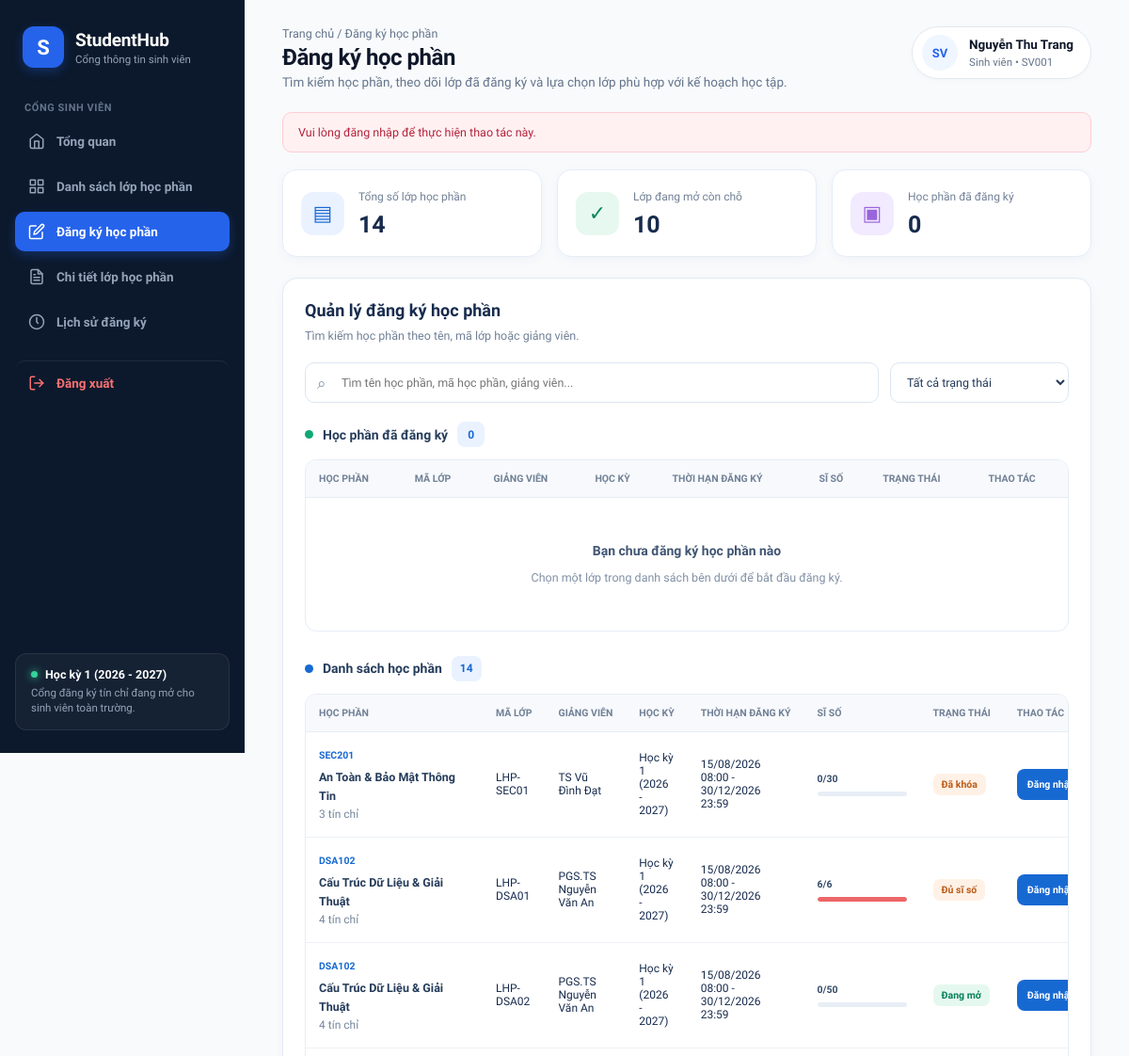
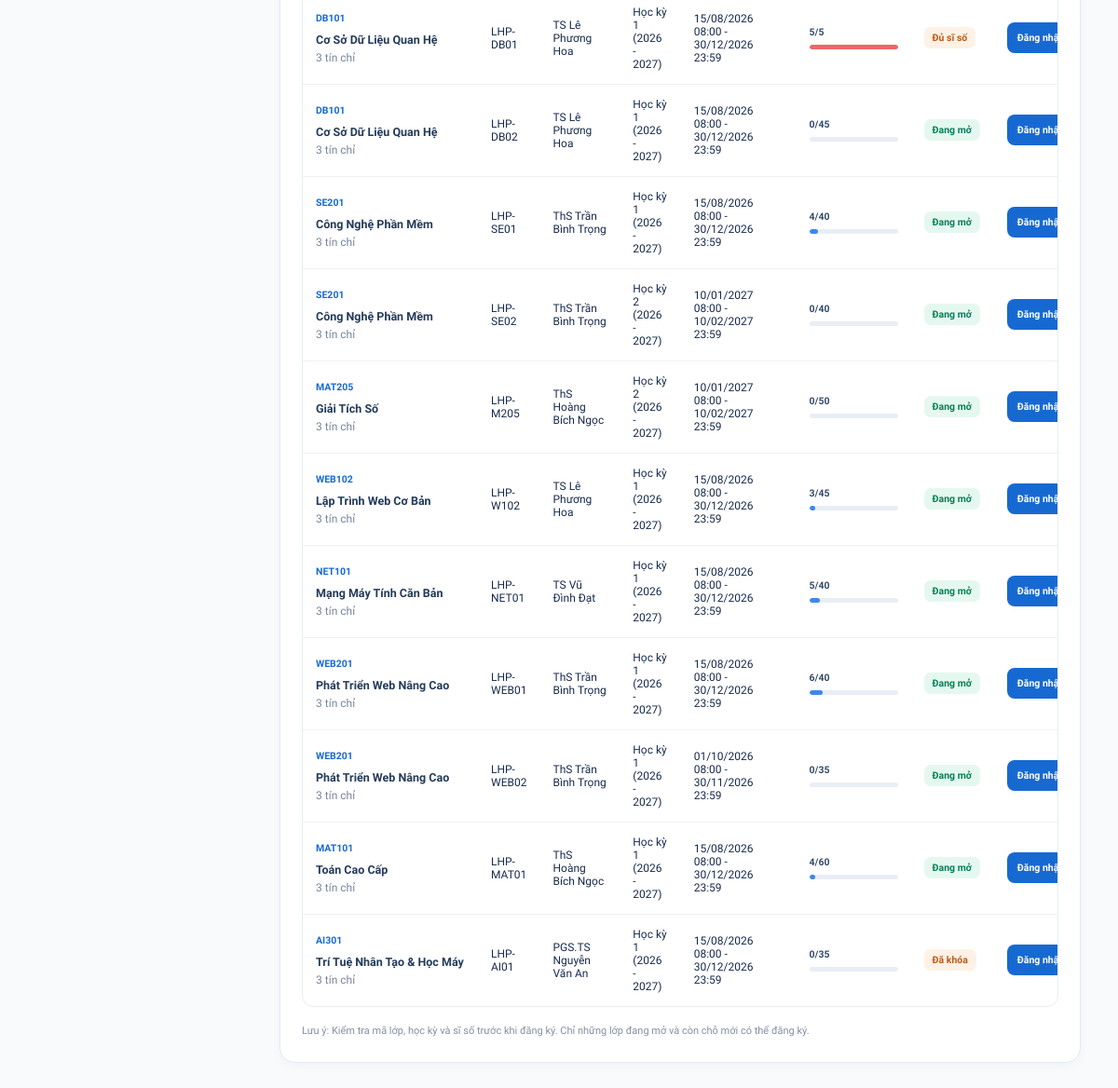
Page /public/trang_dang_ky_hoc.php?huy=chua_dang_nhap on the committed database (2 pictures, top to bottom).
### tables this page shows
CREATE TABLE `lop_hoc_phan` (
    `id` INT AUTO_INCREMENT PRIMARY KEY,
    `ma_lop` VARCHAR(50) NOT NULL,
    `hoc_phan_id` INT NOT NULL,
    `hoc_ky_id` INT NOT NULL,
    `giang_vien_id` INT NULL,
    `si_so_toi_da` INT NOT NULL DEFAULT 40,
    `trang_thai` ENUM('mo', 'khoa') NOT NULL DEFAULT 'mo',
    `thoi_gian_mo_rieng` DATETIME NULL,
    `thoi_gian_dong_rieng` DATETIME NULL,
    `lich_hoc` VARCHAR(100) NULL,
    `phong_hoc` VARCHAR(100) NULL,
    `ngay_tao` DATETIME NOT NULL DEFAULT CURRENT_TIMESTAMP,
    CONSTRAINT `uc_lop_ma_lop` UNIQUE (`ma_lop`),
    CONSTRAINT `chk_lop_si_so` CHECK (`si_so_toi_da` > 0),
    CONSTRAINT `fk_lop_hoc_phan` FOREIGN KEY (`hoc_phan_id`)
        REFERENCES `hoc_phan` (`id`) ON DELETE RESTRICT ON UPDATE CASCADE,
    CONSTRAINT `fk_lop_hoc_ky` FOREIGN KEY (`hoc_ky_id`)
        REFERENCES `hoc_ky` (`id`) ON DELETE RESTRICT ON UPDATE CASCADE,
    CONSTRAINT `fk_lop_giang_vien` FOREIGN KEY (`giang_vien_id`)
        REFERENCES `nguoi_dung` (`id`) ON DELETE SET NULL ON UPDATE CASCADE
);

CREATE TABLE `hoc_phan` (
    `id` INT AUTO_INCREMENT PRIMARY KEY,
    `ma_hoc_phan` VARCHAR(20) NOT NULL,
    `ten_hoc_phan` VARCHAR(150) NOT NULL,
    `so_tin_chi` INT NOT NULL,
    `loai_hoc_phan` ENUM('dai_cuong', 'co_so_nganh', 'chuyen_nganh') NOT NULL DEFAULT 'co_so_nganh',
    `hoc_phan_tien_quyet_id` INT NULL,
    `mo_ta` TEXT NULL,
    `dieu_kien_tien_quyet` VARCHAR(255) NOT NULL DEFAULT 'Không có',
    `ngay_tao` DATETIME NOT NULL DEFAULT CURRENT_TIMESTAMP,
    CONSTRAINT `uc_hoc_phan_ma` UNIQUE (`ma_hoc_phan`),
    CONSTRAINT `chk_hoc_phan_tin_chi` CHECK (`so_tin_chi` > 0),
    CONSTRAINT `fk_hoc_phan_tien_quyet` FOREIGN KEY (`hoc_phan_tien_quyet_id`)
        REFERENCES `hoc_phan` (`id`) ON DELETE SET NULL ON UPDATE CASCADE
);

CREATE TABLE `nguoi_dung` (
    `id` INT AUTO_INCREMENT PRIMARY KEY,
    `ten_dang_nhap` VARCHAR(50) NOT NULL,
    `mat_khau_hash` VARCHAR(255) NOT NULL,
    `ho_ten` VARCHAR(100) NOT NULL,
    `email` VARCHAR(100) NULL,
    `so_dien_thoai` VARCHAR(20) NULL,
    `vai_tro` ENUM('sinh_vien', 'giang_vien', 'admin') NOT NULL DEFAULT 'sinh_vien',
    `ngay_tao` DATETIME NOT NULL DEFAULT CURRENT_TIMESTAMP,
    CONSTRAINT `uc_nguoi_dung_username` UNIQUE (`ten_dang_nhap`)
);

CREATE TABLE `hoc_ky` (
    `id` INT AUTO_INCREMENT PRIMARY KEY,
    `ten_hoc_ky` VARCHAR(100) NOT NULL,
    `ngay_bat_dau` DATE NOT NULL,
    `ngay_ket_thuc` DATE NOT NULL,
    `thoi_gian_mo_dk` DATETIME NOT NULL,
    `thoi_gian_dong_dk` DATETIME NOT NULL,
    `trang_thai_dang_ky` TINYINT(1) NOT NULL DEFAULT 1,
    `ngay_tao` DATETIME NOT NULL DEFAULT CURRENT_TIMESTAMP
);

### public/trang_dang_ky_hoc.php (the view, shortened to what this page needs)
<?php
$sinhVienId = (int)($_SESSION['nguoi_dung_id'] ?? $_SESSION['user_id'] ?? 0);
if (!isset($pdo) || !($pdo instanceof PDO)) {
    try {
        $pdo = new PDO(
            'mysql:host=localhost;dbname=studenthub;charset=utf8mb4',
            'root',
            getenv('STUDENTHUB_DB_PASS') ?: '',
            [
                PDO::ATTR_ERRMODE => PDO::ERRMODE_EXCEPTION,
                PDO::ATTR_DEFAULT_FETCH_MODE => PDO::FETCH_ASSOC,
                PDO::ATTR_EMULATE_PREPARES => false
            ]
        );
    } catch (PDOException $e) {
        die('Không thể kết nối cơ sở dữ liệu StudentHub.');
    }
}
if (!function_exists('hienThi')) {
    function hienThi($value) {
        return htmlspecialchars((string)($value ?? ''), ENT_QUOTES, 'UTF-8');
    }
}
$danhSachLop = [];
$cacLopDaDangKy = [];
$thongBaoKetQua = '';
$loaiThongBaoKetQua = 'success';
if (isset($_GET['huy'])) {
    $ketQuaHuy = (string)$_GET['huy'];
    $thongBaoKetQua = match ($ketQuaHuy) {
        'thanh_cong' => 'Hủy đăng ký học phần thành công.',
        'khong_tim_thay_dang_ky' => 'Hủy đăng ký thất bại: không tìm thấy đăng ký đang hoạt động.',
        'chua_dang_nhap' => 'Vui lòng đăng nhập để thực hiện thao tác này.',
        'khong_co_quyen' => 'Bạn không có quyền hủy đăng ký học phần.',
        'yeu_cau_khong_hop_le' => 'Yêu cầu hủy đăng ký không hợp lệ.',
        'lop_khong_hop_le' => 'Mã lớp học phần không hợp lệ.',
        'loi_he_thong' => 'Hủy đăng ký thất bại do lỗi hệ thống. Vui lòng thử lại.',
        default => ''
    };
    $loaiThongBaoKetQua = $ketQuaHuy === 'thanh_cong' ? 'success' : 'error';
} elseif (isset($_GET['dangky'])) {
    $ketQuaDangKy = (string)$_GET['dangky'];
    $thongBaoKetQua = $ketQuaDangKy === 'thanh_cong'
        ? 'Đăng ký học phần thành công.'
        : 'Đăng ký học phần chưa thành công. Vui lòng kiểm tra điều kiện đăng ký.';
    $loaiThongBaoKetQua = $ketQuaDangKy === 'thanh_cong' ? 'success' : 'error';
}
if (!function_exists('thoiHanDangKy')) {
    function thoiHanDangKy(array $lop): string {
        $mo = !empty($lop['thoi_gian_mo_rieng']) ? $lop['thoi_gian_mo_rieng'] : ($lop['thoi_gian_mo_dk'] ?? null);
        $dong = !empty($lop['thoi_gian_dong_rieng']) ? $lop['thoi_gian_dong_rieng'] : ($lop['thoi_gian_dong_dk'] ?? null);
        $fmt = static function ($value) { return $value ? date('d/m/Y H:i', strtotime($value)) : ''; };
        return ($mo ? $fmt($mo) : 'Không giới hạn') . ' - ' . ($dong ? $fmt($dong) : 'Không giới hạn');
    }
}
try {
    $sql = "
        SELECT
            lhp.id,
            lhp.ma_lop,
            lhp.hoc_phan_id,
            lhp.hoc_ky_id,
            lhp.giang_vien_id,
            lhp.trang_thai,
            lhp.si_so_toi_da,
            lhp.thoi_gian_mo_rieng,
            lhp.thoi_gian_dong_rieng,
            hp.ma_hoc_phan,
            hp.ten_hoc_phan,
            hp.so_tin_chi,
            hk.ten_hoc_ky,
            hk.trang_thai_dang_ky,
            hk.thoi_gian_mo_dk,
            hk.thoi_gian_dong_dk,
            nd.ho_ten AS ten_giang_vien,
            (
                SELECT COUNT(*)
                FROM dang_ky_hoc dkh
                WHERE dkh.lop_hoc_phan_id = lhp.id
                  AND dkh.trang_thai = 'dang_ky'
            ) AS si_so_hien_tai
        FROM lop_hoc_phan lhp
        INNER JOIN hoc_phan hp ON lhp.hoc_phan_id = hp.id
        INNER JOIN hoc_ky hk ON lhp.hoc_ky_id = hk.id
        INNER JOIN nguoi_dung nd ON lhp.giang_vien_id = nd.id
        ORDER BY hp.ten_hoc_phan ASC, lhp.ma_lop ASC
    ";
    $danhSachLop = $pdo->query($sql)->fetchAll();
} catch (PDOException $e) {
    error_log('StudentHub: ' . $e->getMessage());
    $loi = 'Không thể tải danh sách lớp học phần. Hãy kiểm tra lại cơ sở dữ liệu.';
}
$soLopMo = 0;
$soLopDaDangKy = 0;
foreach ($danhSachLop as $lop) {
    $siSo = (int)($lop['si_so_hien_tai'] ?? 0);
    $toiDa = (int)($lop['si_so_toi_da'] ?? 0);
    if (
        ($lop['trang_thai'] ?? '') === 'mo'
        && $toiDa > 0
        && $siSo < $toiDa
    ) {
        $soLopMo++;
    }
}
require_once __DIR__ . '/../app/Views/layouts/header.php';
?>
<div class="registration-page">
    <?php if ($thongBaoKetQua !== ''): ?>
        <div class="registration-alert <?= $loaiThongBaoKetQua === 'success' ? 'registration-alert-success' : '' ?>" role="status">
            <?= hienThi($thongBaoKetQua) ?>
        </div>
    <?php endif; ?>
    <section class="registration-summary">
        <article class="registration-summary-card">
            <div class="registration-summary-icon">▤</div>
            <div>
                <p>Tổng số lớp học phần</p>
                <h2><?= count($danhSachLop) ?></h2>
            </div>
        </article>
        <article class="registration-summary-card">
            <div class="registration-summary-icon">✓</div>
            <div>
                <p>Lớp đang mở còn chỗ</p>
                <h2><?= $soLopMo ?></h2>
            </div>
        </article>
        <article class="registration-summary-card">
            <div class="registration-summary-icon">▣</div>
            <div>
                <p>Học phần đã đăng ký</p>
                <h2><?= $soLopDaDangKy ?></h2>
            </div>
        </article>
    </section>
    <section class="registration-panel">
        <div class="registration-panel-heading">
            <div>
                <h2>Quản lý đăng ký học phần</h2>
                <p>Tìm kiếm học phần theo tên, mã lớp hoặc giảng viên.</p>
            </div>
        </div>
        <div class="registration-tools">
            <label class="registration-search">
                <span class="registration-search-icon">⌕</span>
                <input
                    type="search"
                    id="registrationSearch"
                    placeholder="Tìm tên học phần, mã học phần, giảng viên..."
                    autocomplete="off"
                >
            </label>
            <select id="registrationFilter" class="registration-filter">
                <option value="all">Tất cả trạng thái</option>
            </select>
        </div>
        <div class="registration-section-title">
            <span class="registration-section-dot green"></span>
            Học phần đã đăng ký
            <span class="registration-count"><?= $soLopDaDangKy ?></span>
        </div>
        <div class="registration-table-wrap" style="margin-bottom:26px">
            <table class="registration-table">
                <thead>
                    <tr>
                        <th>HỌC PHẦN</th>
                        <th>MÃ LỚP</th>
                        <th>GIẢNG VIÊN</th>
                        <th>HỌC KỲ</th>
                        <th>THỜI HẠN ĐĂNG KÝ</th>
                        <th>SĨ SỐ</th>
                        <th>TRẠNG THÁI</th>
                        <th>THAO TÁC</th>
                    </tr>
                </thead>
                <tbody id="registeredList">
                <?php
                $coLopDaDangKy = false;
                foreach ($danhSachLop as $lop):
                    $idLop = (int)$lop['id'];
                    if (!in_array($idLop, $cacLopDaDangKy, true)) {
                        continue;
                    }
                    $coLopDaDangKy = true;
                ?>
                <?php endforeach; ?>
                <?php if (!$coLopDaDangKy): ?>
                    <tr id="registeredEmpty">
                        <td colspan="8">
                            <div class="registration-empty-state">
                                <strong>Bạn chưa đăng ký học phần nào</strong>
                                Chọn một lớp trong danh sách bên dưới để bắt đầu đăng ký.
                            </div>
                        </td>
                    </tr>
                <?php endif; ?>
                </tbody>
            </table>
        </div>
        <div class="registration-section-title">
            <span class="registration-section-dot"></span>
            Danh sách học phần
            <span class="registration-count"><?= count($danhSachLop) - $soLopDaDangKy ?></span>
        </div>
        <div class="registration-table-wrap">
            <table class="registration-table">
                <thead>
                    <tr>
                        <th>HỌC PHẦN</th>
                        <th>MÃ LỚP</th>
                        <th>GIẢNG VIÊN</th>
                        <th>HỌC KỲ</th>
                        <th>THỜI HẠN ĐĂNG KÝ</th>
                        <th>SĨ SỐ</th>
                        <th>TRẠNG THÁI</th>
                        <th>THAO TÁC</th>
                    </tr>
                </thead>
                <tbody id="availableList">
                <?php
                foreach ($danhSachLop as $lop):
                    $siSo = (int)($lop['si_so_hien_tai'] ?? 0);
                    $toiDa = (int)($lop['si_so_toi_da'] ?? 0);
                    $tiLe = $toiDa > 0 ? min(100, $siSo / $toiDa * 100) : 0;
                    $dangMo = ($lop['trang_thai'] ?? '') === 'mo';
                    $conCho = $toiDa > 0 && $siSo < $toiDa;
                    $coTheDangKy = $dangMo && $conCho;
                    $trangThaiLoc = $coTheDangKy ? 'open' : (!$dangMo ? 'closed' : 'full');
                    $tuKhoa = mb_strtolower(
                        ($lop['ten_hoc_phan'] ?? '') . ' ' .
                        ($lop['ma_hoc_phan'] ?? '') . ' ' .
                        ($lop['ma_lop'] ?? '') . ' ' .
                        ($lop['ten_giang_vien'] ?? '') . ' ' .
                        ($lop['ten_hoc_ky'] ?? ''),
                        'UTF-8'
                    );
                ?>
                    <tr class="registration-row"
                        data-status="<?= $trangThaiLoc ?>"
                        data-search="<?= hienThi($tuKhoa) ?>">
                        <td>
                            <div class="registration-subject-name">
                                <span class="registration-subject-code"><?= hienThi($lop['ma_hoc_phan']) ?></span><br>
                                <?= hienThi($lop['ten_hoc_phan']) ?>
                            </div>
                            <div class="registration-muted"><?= (int)$lop['so_tin_chi'] ?> tín chỉ</div>
                        </td>
                        <td><?= hienThi($lop['ma_lop']) ?></td>
                        <td><?= hienThi($lop['ten_giang_vien'] ?: 'Chưa phân công') ?></td>
                        <td><?= hienThi($lop['ten_hoc_ky']) ?></td>
                        <td><?= hienThi(thoiHanDangKy($lop)) ?></td>
                        <td>
                            <div class="registration-capacity">
                                <div class="registration-capacity-label">
                                    <strong><?= $siSo ?>/<?= $toiDa ?></strong>
                                </div>
                                <div class="registration-progress">
                                    <div class="registration-progress-bar <?= !$conCho ? 'full' : '' ?>"
                                         style="width:<?= $tiLe ?>%"></div>
                                </div>
                            </div>
                        </td>
                        <td>
                            <?php if ($coTheDangKy): ?>
                                <span class="registration-status registration-status-open">Đang mở</span>
                            <?php elseif (!$dangMo): ?>
                                <span class="registration-status registration-status-closed">Đã khóa</span>
                            <?php else: ?>
                                <span class="registration-status registration-status-full">Đủ sĩ số</span>
                            <?php endif; ?>
                        </td>
                        <td>
                            <?php if ($sinhVienId <= 0): ?>
                                <a class="registration-button registration-button-primary"
                                   href="/studenthub/public/dang_nhap.php">Đăng nhập</a>
                            <?php else: ?>
                                <button type="button" class="registration-button registration-button-disabled" disabled>
                                    Không khả dụng
                                </button>
                            <?php endif; ?>
                        </td>
                    </tr>
                <?php endforeach; ?>
                </tbody>
            </table>
        </div>
        <p class="registration-footer-note">
            Lưu ý: Kiểm tra mã lớp, học kỳ và sĩ số trước khi đăng ký. Chỉ những lớp đang mở và còn chỗ mới có thể đăng ký.
        </p>
    </section>
</div>
</main>
</div>
</body>
</html>

### assets/css/sinhvien.css (style rules this page uses)
:root { --navy-sidebar: #0c192c; --navy-sidebar-hover: #16263d; --blue-active: #2563eb; --blue-banner: #1d4ed8; --bg-page: #f8fafc; --border-light: #e2e8f0; --text-main: #0f172a; --text-muted: #64748b; --green-status: #10b981; }
*, *::before, *::after { box-sizing: border-box; margin: 0; padding: 0; }
body.sh-body { font-family: 'Plus Jakarta Sans', sans-serif; background-color: var(--bg-page); color: var(--text-main); min-height: 100vh; margin: 0; }

### rows in the picture
lop_hoc_phan: hoc_phan.ma_hoc_phan "SEC201", hoc_phan.ten_hoc_phan "An Toàn & Bảo Mật Thông Tin", hoc_phan.so_tin_chi "3", ma_lop "LHP-SEC01", giang_vien.ho_ten "TS Vũ Đình Đạt", hoc_ky.ten_hoc_ky "Học kỳ 1 (2026 - 2027)", hienThi(thoiHanDangKy($lop)) "15/08/2026 08:00 - 30/12/2026 23:59", siSo "0", si_so_toi_da "30", trang_thai "Đã khóa"
lop_hoc_phan: hoc_phan.ma_hoc_phan "DSA102", hoc_phan.ten_hoc_phan "Cấu Trúc Dữ Liệu & Giải Thuật", hoc_phan.so_tin_chi "4", ma_lop "LHP-DSA01", giang_vien.ho_ten "PGS.TS Nguyễn Văn An", hoc_ky.ten_hoc_ky "Học kỳ 1 (2026 - 2027)", hienThi(thoiHanDangKy($lop)) "15/08/2026 08:00 - 30/12/2026 23:59", siSo "6", si_so_toi_da "6", trang_thai "Đủ sĩ số"
lop_hoc_phan: hoc_phan.ma_hoc_phan "DSA102", hoc_phan.ten_hoc_phan "Cấu Trúc Dữ Liệu & Giải Thuật", hoc_phan.so_tin_chi "4", ma_lop "LHP-DSA02", giang_vien.ho_ten "PGS.TS Nguyễn Văn An", hoc_ky.ten_hoc_ky "Học kỳ 1 (2026 - 2027)", hienThi(thoiHanDangKy($lop)) "15/08/2026 08:00 - 30/12/2026 23:59", siSo "0", si_so_toi_da "50", trang_thai "Đang mở"
lop_hoc_phan: hoc_phan.ma_hoc_phan "DB101", hoc_phan.ten_hoc_phan "Cơ Sở Dữ Liệu Quan Hệ", hoc_phan.so_tin_chi "3", ma_lop "LHP-DB01", giang_vien.ho_ten "TS Lê Phương Hoa", hoc_ky.ten_hoc_ky "Học kỳ 1 (2026 - 2027)", hienThi(thoiHanDangKy($lop)) "15/08/2026 08:00 - 30/12/2026 23:59", siSo "5", si_so_toi_da "5", trang_thai "Đủ sĩ số"
lop_hoc_phan: hoc_phan.ma_hoc_phan "DB101", hoc_phan.ten_hoc_phan "Cơ Sở Dữ Liệu Quan Hệ", hoc_phan.so_tin_chi "3", ma_lop "LHP-DB02", giang_vien.ho_ten "TS Lê Phương Hoa", hoc_ky.ten_hoc_ky "Học kỳ 1 (2026 - 2027)", hienThi(thoiHanDangKy($lop)) "15/08/2026 08:00 - 30/12/2026 23:59", siSo "0", si_so_toi_da "45", trang_thai "Đang mở"
lop_hoc_phan: hoc_phan.ma_hoc_phan "SE201", hoc_phan.ten_hoc_phan "Công Nghệ Phần Mềm", hoc_phan.so_tin_chi "3", ma_lop "LHP-SE01", giang_vien.ho_ten "ThS Trần Bình Trọng", hoc_ky.ten_hoc_ky "Học kỳ 1 (2026 - 2027)", hienThi(thoiHanDangKy($lop)) "15/08/2026 08:00 - 30/12/2026 23:59", siSo "4", si_so_toi_da "40", trang_thai "Đang mở"
lop_hoc_phan: hoc_phan.ma_hoc_phan "SE201", hoc_phan.ten_hoc_phan "Công Nghệ Phần Mềm", hoc_phan.so_tin_chi "3", ma_lop "LHP-SE02", giang_vien.ho_ten "ThS Trần Bình Trọng", hoc_ky.ten_hoc_ky "Học kỳ 2 (2026 - 2027)", hienThi(thoiHanDangKy($lop)) "10/01/2027 08:00 - 10/02/2027 23:59", siSo "0", si_so_toi_da "40", trang_thai "Đang mở"
lop_hoc_phan: hoc_phan.ma_hoc_phan "MAT205", hoc_phan.ten_hoc_phan "Giải Tích Số", hoc_phan.so_tin_chi "3", ma_lop "LHP-M205", giang_vien.ho_ten "ThS Hoàng Bích Ngọc", hoc_ky.ten_hoc_ky "Học kỳ 2 (2026 - 2027)", hienThi(thoiHanDangKy($lop)) "10/01/2027 08:00 - 10/02/2027 23:59", siSo "0", si_so_toi_da "50", trang_thai "Đang mở"
lop_hoc_phan: hoc_phan.ma_hoc_phan "WEB102", hoc_phan.ten_hoc_phan "Lập Trình Web Cơ Bản", hoc_phan.so_tin_chi "3", ma_lop "LHP-W102", giang_vien.ho_ten "TS Lê Phương Hoa", hoc_ky.ten_hoc_ky "Học kỳ 1 (2026 - 2027)", hienThi(thoiHanDangKy($lop)) "15/08/2026 08:00 - 30/12/2026 23:59", siSo "3", si_so_toi_da "45", trang_thai "Đang mở"
lop_hoc_phan: hoc_phan.ma_hoc_phan "NET101", hoc_phan.ten_hoc_phan "Mạng Máy Tính Căn Bản", hoc_phan.so_tin_chi "3", ma_lop "LHP-NET01", giang_vien.ho_ten "TS Vũ Đình Đạt", hoc_ky.ten_hoc_ky "Học kỳ 1 (2026 - 2027)", hienThi(thoiHanDangKy($lop)) "15/08/2026 08:00 - 30/12/2026 23:59", siSo "5", si_so_toi_da "40", trang_thai "Đang mở"
lop_hoc_phan: hoc_phan.ma_hoc_phan "WEB201", hoc_phan.ten_hoc_phan "Phát Triển Web Nâng Cao", hoc_phan.so_tin_chi "3", ma_lop "LHP-WEB01", giang_vien.ho_ten "ThS Trần Bình Trọng", hoc_ky.ten_hoc_ky "Học kỳ 1 (2026 - 2027)", hienThi(thoiHanDangKy($lop)) "15/08/2026 08:00 - 30/12/2026 23:59", siSo "6", si_so_toi_da "40", trang_thai "Đang mở"
lop_hoc_phan: hoc_phan.ma_hoc_phan "WEB201", hoc_phan.ten_hoc_phan "Phát Triển Web Nâng Cao", hoc_phan.so_tin_chi "3", ma_lop "LHP-WEB02", giang_vien.ho_ten "ThS Trần Bình Trọng", hoc_ky.ten_hoc_ky "Học kỳ 1 (2026 - 2027)", hienThi(thoiHanDangKy($lop)) "01/10/2026 08:00 - 30/11/2026 23:59", siSo "0", si_so_toi_da "35", trang_thai "Đang mở"
lop_hoc_phan: hoc_phan.ma_hoc_phan "MAT101", hoc_phan.ten_hoc_phan "Toán Cao Cấp", hoc_phan.so_tin_chi "3", ma_lop "LHP-MAT01", giang_vien.ho_ten "ThS Hoàng Bích Ngọc", hoc_ky.ten_hoc_ky "Học kỳ 1 (2026 - 2027)", hienThi(thoiHanDangKy($lop)) "15/08/2026 08:00 - 30/12/2026 23:59", siSo "4", si_so_toi_da "60", trang_thai "Đang mở"
lop_hoc_phan: hoc_phan.ma_hoc_phan "AI301", hoc_phan.ten_hoc_phan "Trí Tuệ Nhân Tạo & Học Máy", hoc_phan.so_tin_chi "3", ma_lop "LHP-AI01", giang_vien.ho_ten "PGS.TS Nguyễn Văn An", hoc_ky.ten_hoc_ky "Học kỳ 1 (2026 - 2027)", hienThi(thoiHanDangKy($lop)) "15/08/2026 08:00 - 30/12/2026 23:59", siSo "0", si_so_toi_da "35", trang_thai "Đã khóa"

### other values in the picture
$breadcrumb "Trang chủ / Đăng ký học phần"
$pageTitle "Đăng ký học phần"
$pageSubtitle "Tìm kiếm học phần, theo dõi lớp đã đăng ký và lựa chọn lớp phù hợp với kế hoạch học tập."
$hoTen "Nguyễn Thu Trang"
$maSinhVien "SV001"
hienThi($thongBaoKetQua) "Vui lòng đăng nhập để thực hiện thao tác này."
count($danhSachLop) "14"
$soLopMo "10"
$soLopDaDangKy "0"
count($danhSachLop) - $soLopDaDangKy "14"
